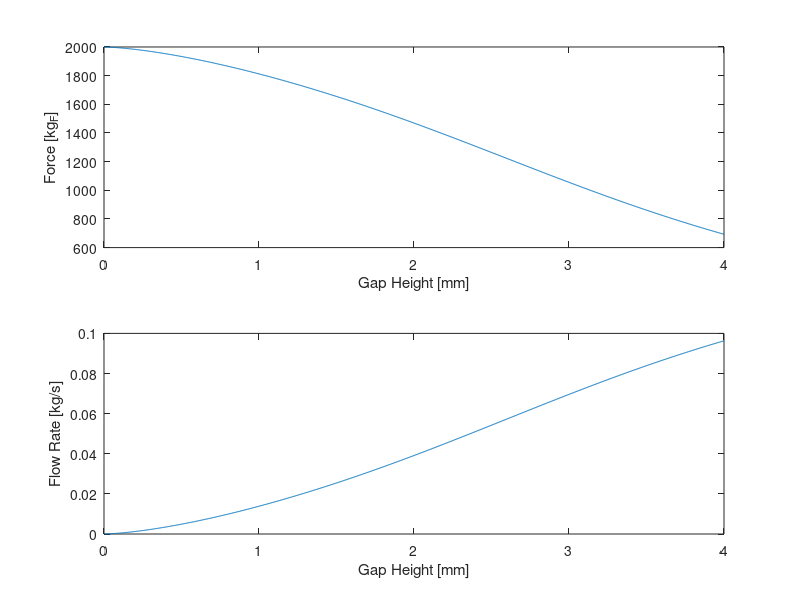
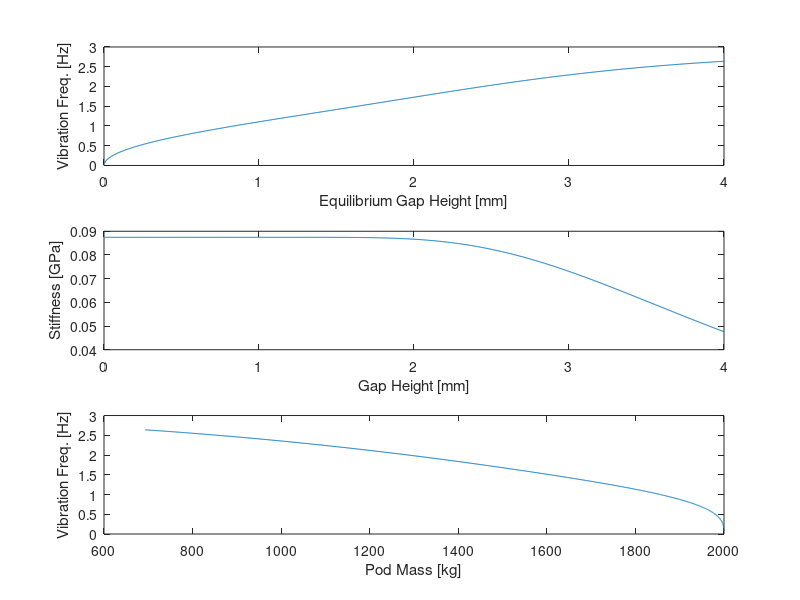
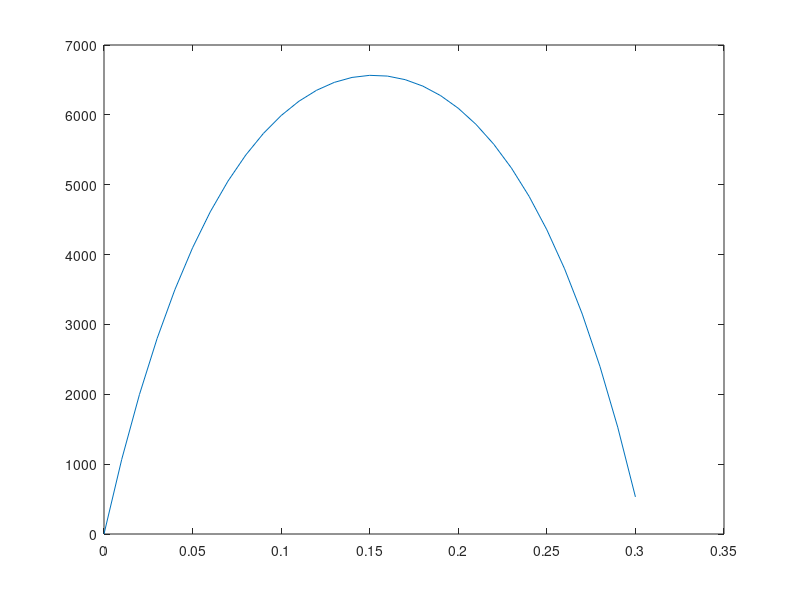

MATLAB code to generate these figures, in order:
% Simulates a pair of long, rectangular airskates

% Skate parameters
% These first two parameters define some kind of effective air permeance
% through the perforated layer. They're completely a function of the
% skates' construction.
k = 4e-6*(2.54e-2)^2;  % Air permeability [m^2]
D = 0.250*2.54e-2;      % Thickness of porous layer [m]

n = 2;                  % Number of skates
W = 0.3048;             % Skate width [m]
L = 12*0.3048;          % Skate length [m]

% Independent variable - Gap height
H = linspace(0,4e-3,1e3); % Gap height [m]
% Target gap height [m]
H0 = 3e-3;

% Other system parameters
P_tank = 20684.27e3;   % Pressure of air in tanks [Pa]
T_supp = 300;          % Temperature of supply air to skate compressor [K]
P_tube = 137.8951;     % Tube pressure [Pa]
m_pod = 1000;          % Pod mass [kg]

% Physical constants
M_air = 28.97e-3;     % Molecular weight of air [kg/mol]
R = 8.3144598;        % Molar gas constant [J/K*mol]
g = 9.81;             % Acceleration of gravity [m/s^2]
c = 343;              % Speed of sound [m/s]

% Skate internal pressure
A = n*L*W;             % Total skate area [m^2]
P0 = 2*m_pod*g/A;      % Skate pressure [Pa]
                       % Currently set to 2*m_pod*g/A such that it can
                       % handle a max load of twice the pod weight.

% Intermediate calculations
% Determine temperature of the air based on isentropic expansion
gamma = 1.4;          % Heat capacity ratio (1.4 for ideal gas)
T_out = 258.5;
% Viscosity of air via Sutherland's relation [Pa*s]
mu = 18.27e-6*(T_out/291.15)^(3/2)*(291.15+120)/(T_out+120);
alpha =  sqrt(12*k./(H.^3*D));          % Dimensionless parameter "alpha"

% Pressure profile
x = 0:0.01:W;
alpha0 = sqrt(12*k/(H0^3*D));
P = P0*(1-cosh(alpha0*(x-W/2))/cosh(alpha0*W/2));

% Force as a function of gap height [N]
F = n*L*P0*(W-2./alpha.*tanh(alpha.*W/2));

% Flow rate as a function of gap height [kg/s]
m_flow = (P_tube*M_air/(R*T_out))*...
  W*P0*alpha./(2*mu).*tanh(alpha*W/2).*H.^3.*(1/2-1/3).*(2*(W+L));

% Derivative of force as a function of gap height [N/m]
F_H = n*L*P0*(2./alpha.^2.*tanh(alpha.*W/2) ...
        - W./alpha.*sech(alpha.*W/2).^2) ...
    .*alpha.*(-3/2).*(1./sqrt(H));

% Calculate frequency of oscillation
m_pod_H = F/g;    % Mass as a function of equilibrium ride height [kg]
freq_H = 1/(2*pi).*sqrt(-(1./m_pod_H).*F_H);  % Frequency of oscillation as
                                              % a function of height [Hz]

%% Make plots

% Plot carrying force vs gap height
figure(1)
subplot(2,1,1)
plot(H*1e3,F/g)
ylabel('Force [kg_F]')
xlabel('Gap Height [mm]')

% Plot airflow as a function of gap height
subplot(2,1,2)
plot(H*1e3,m_flow)
ylabel('Flow Rate [kg/s]')
xlabel('Gap Height [mm]')

% Plot vibration frequency as a function of equilibrium gap height
figure(2)
subplot(3,1,1)
plot(H*1e3,freq_H)
ylabel('Vibration Freq. [Hz]')
xlabel('Equilibrium Gap Height [mm]')

% Plot stiffness as a function of gap height
subplot(3,1,2)
plot(H*1e3,-F_H./H/1e9)
ylabel('Stiffness [GPa]')
xlabel('Gap Height [mm]')

% Plot vibration frequency as a function of pod mass
subplot(3,1,3)
plot(m_pod_H,freq_H)
ylabel('Vibration Freq. [Hz]')
xlabel('Pod Mass [kg]')

figure(3)
plot(x,P)

fprintf('\n%i skates at %g m^2 per skate\n',n,W*L)
fprintf('Total skate area: %g m^2\n',A)
fprintf('Air temperature: %g K\n',T_out)